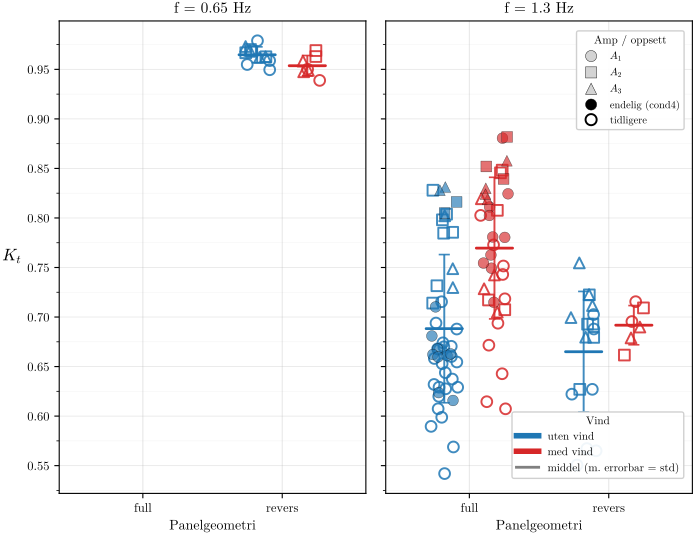

Generate this figure with Python:
"""
Full vs reverse panel — head-to-head K_t comparison
====================================================

Reverse-panel runs only exist at two frequencies in the full record:
0.65 Hz (19 runs) and 1.30 Hz (23 runs). This script plots K_t at those
two frequencies for both panels side-by-side so the panel-geometry effect
can be read directly.

Layout: 1 row × 2 cols (freq = 0.65 Hz | 1.30 Hz).
  x-axis: panel condition (full | reverse), small horizontal jitter
  y-axis: K_t (= OUT/IN (FFT))
  colour: wind (no = blue, full = red)
  marker: amplitude tier (○ A1, □ A2, △ A3)
  fill:   canon (filled) vs earlier hardware (hollow)
  overlay: per (panel, wind) mean ± std

Outputs:
    analysis_scratch/full_vs_reverse_comparison.pdf
    output/FIGURES/ch05_full_vs_reverse_comparison.pdf
    analysis_scratch/full_vs_reverse_comparison_summary.csv

Run:
    conda run -n draumkvedet python analysis_scratch/full_vs_reverse_comparison.py
"""

import sys
import warnings
from pathlib import Path
import glob

warnings.filterwarnings("ignore")

import numpy as np
import pandas as pd
import matplotlib

matplotlib.use("Agg")
import matplotlib.pyplot as plt
import matplotlib.lines as mlines
from matplotlib.ticker import MultipleLocator

BASE = Path(__file__).resolve().parent.parent
sys.path.insert(0, str(BASE))

import os
os.chdir(BASE)

from wavescripts.improved_data_loader import load_analysis_data
from wavescripts.constants import PROBE_HEIGHT_DEFAULT_MM
from wavescripts.plot_utils import (
    WIND_COLOR_MAP, amp_to_label, apply_thesis_style,
)

apply_thesis_style()

SCRATCH_PDF = Path(__file__).parent / "full_vs_reverse_comparison.pdf"
SCRATCH_CSV = Path(__file__).parent / "full_vs_reverse_comparison_summary.csv"
OUT_PDF     = BASE / "output" / "FIGURES" / "ch05_full_vs_reverse_comparison.pdf"
OUT_PDF.parent.mkdir(parents=True, exist_ok=True)

# ── 1. Load & filter ───────────────────────────────────────────────────────────
print("1. Loading processed folders …")
all_dirs = sorted(glob.glob(str(BASE / "waveprocessed" / "PROCESSED-*")))
meta, _, _, _ = load_analysis_data(*all_dirs, load_processed=False)
print(f"   {len(meta)} total rows")


def assign_condition(row):
    in_pos = row.get("in_position", None)
    if in_pos == "9373/250":
        return "legacy_nov2025"
    h = row.get("probe_height_mm", PROBE_HEIGHT_DEFAULT_MM)
    r = row.get("probe_range_mode", "high")
    if pd.isna(h):
        h = PROBE_HEIGHT_DEFAULT_MM
    h = int(h)
    if h == 100 and r == "low":
        return "cond4_h100_low"
    return "earlier"


meta["condition"] = meta.apply(assign_condition, axis=1)
meta["is_final"] = meta["condition"] == "cond4_h100_low"

sel = meta[
    meta["WaveFrequencyInput [Hz]"].notna()
    & (meta["WaveFrequencyInput [Hz]"] > 0)
    & meta["PanelCondition"].isin(["full", "reverse"])
    & (meta["quality_flag"] == "ok")
    & meta["OUT/IN (FFT)"].notna()
    & meta["WindCondition"].isin(["no", "full"])
    & (meta["OUT/IN (FFT)"].between(0.1, 2.0))
].copy()

# Frequencies where reverse panel exists.
rev_freqs = sorted(sel.loc[sel["PanelCondition"] == "reverse",
                            "WaveFrequencyInput [Hz]"].unique())
print(f"   reverse-panel freqs: {rev_freqs}")
sel = sel[sel["WaveFrequencyInput [Hz]"].isin(rev_freqs)].copy()
print(f"   {len(sel)} rows at those freqs (full + reverse pooled)")

# ── 2. Plot ────────────────────────────────────────────────────────────────────
WIND_LABEL  = {"no": "uten vind", "full": "med vind"}
PANEL_X     = {"full": 0, "reverse": 1}
PANEL_LABEL = {"full": "full", "reverse": "revers"}
AMP_MARKER  = {0.10: "o", 0.20: "s", 0.30: "^"}
MARKER_SIZE = 60
JITTER_HALF_WIDTH = 0.10  # x-jitter so points within the same panel/wind aren't on top of each other
ALPHA_FILLED   = 0.65
ALPHA_HOLLOW   = 0.85
EDGE_LW_FILLED = 0.3
EDGE_LW_HOLLOW = 1.4

# Wind colour gets a small x-offset so the no/full clouds don't overlap inside one panel column.
WIND_X_OFFSET = {"no": -0.18, "full": +0.18}


def _round_amp(v):
    return round(float(v), 2)


def _jitter(n, half=JITTER_HALF_WIDTH, seed=0):
    rng = np.random.default_rng(seed)
    return rng.uniform(-half, half, size=n)


fig, axes = plt.subplots(
    1, len(rev_freqs),
    figsize=(3.6 * len(rev_freqs), 5.6),
    sharey=True,
)
if len(rev_freqs) == 1:
    axes = [axes]

summary_rows = []

for ax, f in zip(axes, rev_freqs):
    sub = sel[sel["WaveFrequencyInput [Hz]"] == f].copy()

    # Scatter individual runs with horizontal jitter.
    seed = 0
    for panel, x_base in PANEL_X.items():
        sp = sub[sub["PanelCondition"] == panel]
        if sp.empty:
            continue
        for wind in ["no", "full"]:
            sw = sp[sp["WindCondition"] == wind]
            if sw.empty:
                continue
            color = WIND_COLOR_MAP[wind]
            for amp_v, marker in AMP_MARKER.items():
                sa = sw[sw["WaveAmplitudeInput [Volt]"]
                        .apply(_round_amp) == amp_v]
                if sa.empty:
                    continue
                # Filled vs hollow per is_final.
                for is_final, sub_h in sa.groupby("is_final"):
                    n = len(sub_h)
                    if n == 0:
                        continue
                    seed += 1
                    x = (x_base + WIND_X_OFFSET[wind]
                         + _jitter(n, seed=seed))
                    if is_final:
                        fc, ec = color, "black"
                        lw, a = EDGE_LW_FILLED, ALPHA_FILLED
                    else:
                        fc, ec = "none", color
                        lw, a = EDGE_LW_HOLLOW, ALPHA_HOLLOW
                    ax.scatter(
                        x, sub_h["OUT/IN (FFT)"].values,
                        facecolors=fc, edgecolors=ec, marker=marker,
                        s=MARKER_SIZE, linewidths=lw, alpha=a,
                        zorder=3 if is_final else 2,
                    )

    # Overlay mean ± std per (panel, wind) — pooled across amp & hardware.
    for panel, x_base in PANEL_X.items():
        sp = sub[sub["PanelCondition"] == panel]
        if sp.empty:
            continue
        for wind in ["no", "full"]:
            sw = sp[sp["WindCondition"] == wind]
            n = len(sw)
            if n == 0:
                continue
            mean = float(sw["OUT/IN (FFT)"].mean())
            std  = float(sw["OUT/IN (FFT)"].std()) if n > 1 else float("nan")
            color = WIND_COLOR_MAP[wind]
            x_pos = x_base + WIND_X_OFFSET[wind]
            # Mean line — short horizontal segment.
            ax.plot([x_pos - 0.13, x_pos + 0.13], [mean, mean],
                    color=color, lw=2.0, zorder=4, solid_capstyle="round")
            if n > 1:
                ax.errorbar([x_pos], [mean], yerr=[std],
                            fmt="none", ecolor=color, elinewidth=1.4,
                            capsize=4, capthick=1.2, zorder=4, alpha=0.85)
            summary_rows.append(dict(
                freq_hz=f, panel=panel, wind=wind,
                n=n, mean_kt=mean, std_kt=std,
                n_canon=int(sw["is_final"].sum()),
                n_earlier=int((~sw["is_final"]).sum()),
            ))

    ax.set_title(f"f = {f} Hz", fontsize=11)
    ax.set_xticks(list(PANEL_X.values()))
    ax.set_xticklabels([PANEL_LABEL[p] for p in PANEL_X.keys()])
    ax.set_xlim(-0.6, 1.6)
    ax.axhline(1.0, color="black", lw=0.6, ls="--", alpha=0.5)
    ax.grid(which="major", axis="y", alpha=0.30, lw=0.6)
    ax.grid(which="minor", axis="y", alpha=0.15, lw=0.4)
    ax.yaxis.set_major_locator(MultipleLocator(0.05))
    ax.yaxis.set_minor_locator(MultipleLocator(0.025))

# Y-axis label, only on left-most panel.
axes[0].set_ylabel(r"$K_t$", fontsize=12, rotation=0, ha="right", va="center")
for ax in axes:
    ax.set_xlabel("Panelgeometri", fontsize=10)

# Tight y-range based on actual data.
y_lo = sel["OUT/IN (FFT)"].min() - 0.02
y_hi = sel["OUT/IN (FFT)"].max() + 0.02
for ax in axes:
    ax.set_ylim(y_lo, y_hi)

# Legend (single, on rightmost panel).
wind_handles = [
    mlines.Line2D([], [], color=WIND_COLOR_MAP[w], lw=4,
                  label=WIND_LABEL[w])
    for w in ["no", "full"]
]
amp_handles = [
    mlines.Line2D([], [], color="black",
                  marker=AMP_MARKER[v], linestyle="None", markersize=8,
                  markerfacecolor="lightgray", markeredgecolor="black",
                  markeredgewidth=0.3, label=amp_to_label(v))
    for v in (0.10, 0.20, 0.30)
]
hw_handles = [
    mlines.Line2D([], [], color="black",
                  marker="o", linestyle="None", markersize=8,
                  markerfacecolor="black", markeredgecolor="black",
                  markeredgewidth=0.3, label="endelig (cond4)"),
    mlines.Line2D([], [], color="black",
                  marker="o", linestyle="None", markersize=8,
                  markerfacecolor="none", markeredgecolor="black",
                  markeredgewidth=1.4, label="tidligere"),
]
mean_handle = [
    mlines.Line2D([], [], color="gray", lw=2.0,
                  label="middel (m. errorbar = std)"),
]

leg1 = axes[-1].legend(handles=wind_handles + mean_handle, loc="lower right",
                        fontsize=8, framealpha=0.92,
                        title="Vind", title_fontsize=8,
                        bbox_to_anchor=(0.99, 0.02))
axes[-1].add_artist(leg1)
leg2 = axes[-1].legend(handles=amp_handles + hw_handles, loc="upper right",
                        fontsize=7.5, framealpha=0.92,
                        title="Amp / oppsett", title_fontsize=8,
                        bbox_to_anchor=(0.99, 0.99), ncol=1)

fig.tight_layout()

# ── 3. Save ────────────────────────────────────────────────────────────────────
SCRATCH_PDF.parent.mkdir(parents=True, exist_ok=True)
fig.savefig(SCRATCH_PDF, bbox_inches="tight", pad_inches=0.02)
print(f"\n   Saved → {SCRATCH_PDF.relative_to(BASE)}")
fig.savefig(OUT_PDF, bbox_inches="tight", pad_inches=0.02)
print(f"   Saved → {OUT_PDF.relative_to(BASE)}")
plt.close(fig)

# ── 4. Summary CSV + console table ─────────────────────────────────────────────
summary = pd.DataFrame(summary_rows)
summary.to_csv(SCRATCH_CSV, index=False)
print(f"   Summary → {SCRATCH_CSV.relative_to(BASE)}\n")
print(summary.to_string(index=False))

# Quick delta print: full − reverse per (freq, wind).
print("\n   Δ = mean(K_t)_reverse − mean(K_t)_full per (freq, wind):")
piv_mean = (summary.pivot_table(index=["freq_hz", "wind"],
                                 columns="panel", values="mean_kt")
                    .reset_index())
if "full" in piv_mean.columns and "reverse" in piv_mean.columns:
    piv_mean["delta_rev_minus_full"] = piv_mean["reverse"] - piv_mean["full"]
    print(piv_mean.to_string(index=False))

print("\nDone.")
